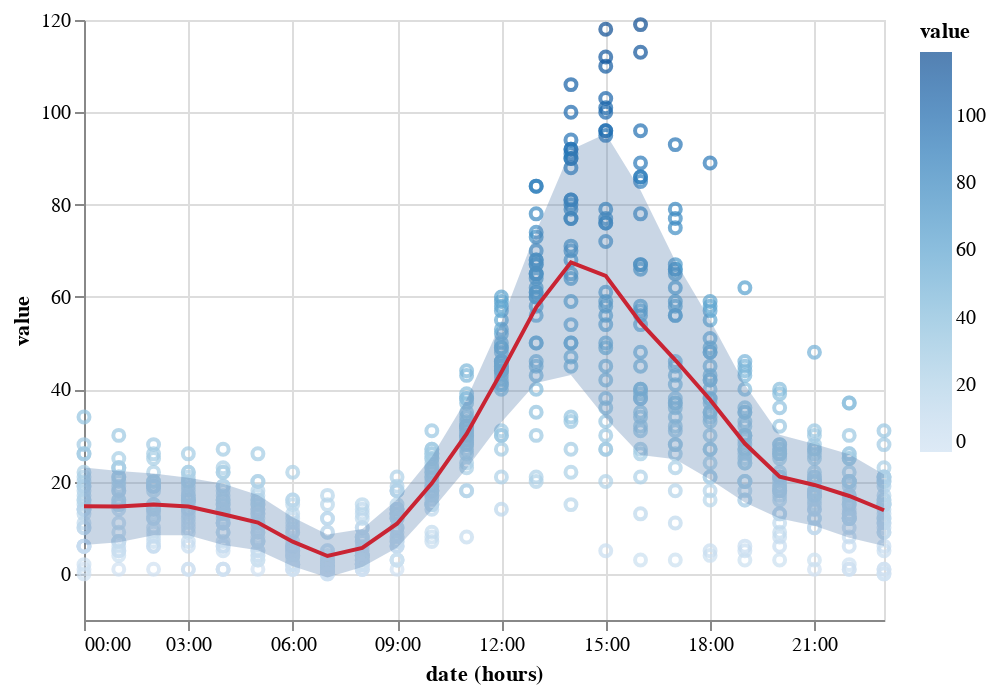

Write notebook code for a chart like this one.
### Code cell
p1 + p2 + p3

### Figure 1 — Vega-Lite specification as saved in the notebook (floating-point values rounded to 4 significant figures; data arrays with more than 128 entries replaced by an {"elided": "..."} marker saying what was removed)
{"config": {"view": {"continuousWidth": 400, "continuousHeight": 300}}, "layer": [{"mark": "point", "encoding": {"color": {"field": "value", "type": "quantitative"}, "x": {"field": "date", "timeUnit": "hours", "type": "temporal"}, "y": {"field": "value", "type": "quantitative"}}}, {"mark": {"type": "line", "color": "red"}, "encoding": {"x": {"field": "date", "timeUnit": "hours", "type": "temporal"}, "y": {"aggregate": "average", "field": "value", "type": "quantitative"}}}, {"mark": {"type": "errorband", "extent": "stdev"}, "encoding": {"x": {"field": "date", "timeUnit": "hours", "type": "temporal"}, "y": {"field": "value", "type": "quantitative"}}}], "data": {"name": "data-37ae31f0f990cd35c4714ffd93ea7b67"}, "$schema": "https://vega.github.io/schema/vega-lite/v4.17.0.json", "datasets": {"data-37ae31f0f990cd35c4714ffd93ea7b67": {"elided": "744 records"}}}
